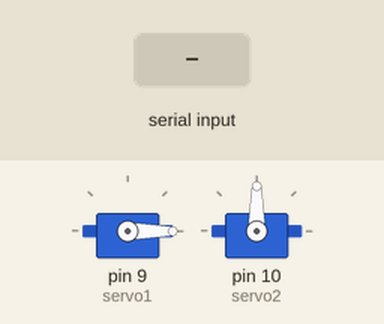
The sketch below on a simulated Arduino Uno, built with avr-gcc and run on an emulated ATmega328P. Shown: 2 × servo. The inputs (shaded band) are chosen by the test bench.

Above: at 2.2 s.
2.3 s: "3\n" received over Serial
At 2.9 s:
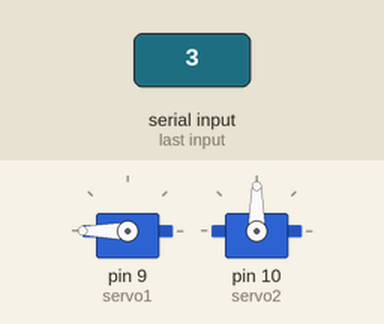
At 6.4 s:
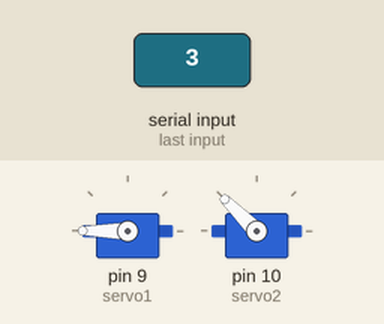
6.8 s: "4\n" received over Serial
At 15.7 s:
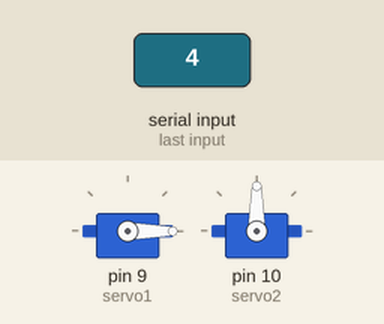
Timing chart, 0 to 17.2 s (numbered marks = the images above; inputs shaded):
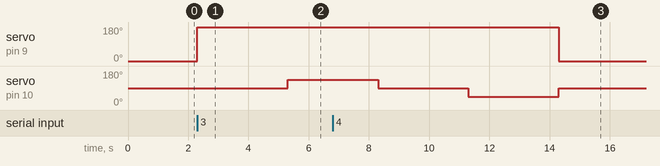

The sketch:

servo_motor.ino
```cpp
#include <Servo.h>

Servo servo1;
Servo servo2;

void setup() {
  // Attaching pins and setting servos to default postition
  servo1.attach(9);
  servo2.attach(10);
  Serial.begin(9600);
  servo1.write(0);
  servo2.write(90);
  delay(1000);
}

void loop() {
  if (Serial.available() > 0) {
    String incoming = Serial.readStringUntil('\n');
    incoming.trim(); // remove any spaces or newlines

    char command = incoming.charAt(0);  // Get the first character

    switch (command) {
      case '1': // Organic
        servo1.write(0);
        delay(3000);
        servo2.write(135);
        delay(3000);
        servo2.write(90);
        servo1.write(0);
        break;

      case '2': // Plastic recyclable
        servo1.write(0);
        delay(3000);
        servo2.write(135);
        delay(3000);
        servo2.write(90);
        servo1.write(0);
        break;

      case '3': // Paper recyclable
        servo1.write(180);
        delay(3000);
        servo2.write(135);
        delay(3000);
        servo2.write(90);
        servo1.write(0);
        break;

      case '4': // Other
        servo1.write(180);
        delay(3000);
        servo2.write(45);
        delay(3000);
        servo2.write(90);
        servo1.write(0);
        break;

      default:
        // Unknown input - This case is unlikely to happen
        break;
    }
  }
}
```

Measured:
- after the input at 2.3 s, servo on pin 9 (servo1): 0° → 180° at once; servo on pin 10 (servo2): 90° → 135° after 3.0 s
- after the input at 6.8 s, servo on pin 9 (servo1): 180° → 0° after 7.5 s instead of 1.5 s
